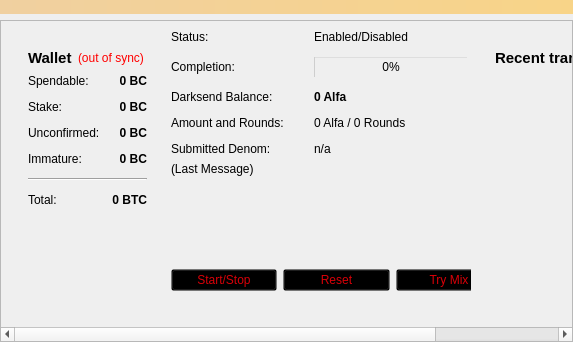
<?xml version="1.0" encoding="UTF-8"?>
<ui version="4.0">
 <class>OverviewPage</class>
 <widget class="QWidget" name="OverviewPage">
  <property name="geometry">
   <rect>
    <x>0</x>
    <y>0</y>
    <width>573</width>
    <height>342</height>
   </rect>
  </property>
  <property name="windowTitle">
   <string>Form</string>
  </property>
  <layout class="QVBoxLayout" name="topLayout">
<property name="leftMargin">
    <number>0</number>
   </property>
   <property name="topMargin">
    <number>0</number>
   </property>
   <property name="rightMargin">
    <number>0</number>
   </property>
   <property name="bottomMargin">
    <number>0</number>
   </property>
   <item>
    <widget class="QLabel" name="labelAlerts">
     <property name="visible">
      <bool>false</bool>
     </property>
     <property name="styleSheet">
      <string notr="true">background-color: qlineargradient(x1: 0, y1: 0, x2: 1, y2: 0, stop:0 #F0D0A0, stop:1 #F8D488);  color:#000000
</string>
     </property>
     <property name="wordWrap">
      <bool>true</bool>
     </property>
     <property name="margin">
      <number>3</number>
     </property>
    </widget>
   </item>
   <item>
<widget class="QScrollArea" name="scrollArea">
     <property name="widgetResizable">
      <bool>true</bool>
     </property>
     <widget class="QWidget" name="scrollAreaWidgetContents">
      <property name="geometry">
       <rect>
        <x>0</x>
        <y>0</y>
        <width>350</width>
        <height>500</height>
       </rect>
      </property>
    <layout class="QHBoxLayout" name="horizontalLayout" stretch="1,1">
     <item>
      <widget class="QWidget" name="columnOneWidget">
      
      <layout class="QVBoxLayout" name="verticalLayout_2">
       <item>
        <widget class="QWidget" name="widget" native="true">
         <layout class="QVBoxLayout" name="verticalLayout_4">
          <item>
           <layout class="QHBoxLayout" name="horizontalLayout_4">
            <item>
             <widget class="QLabel" name="label_5">
              <property name="font">
               <font>
                <pointsize>11</pointsize>
                <weight>75</weight>
                <bold>true</bold>
               </font>
              </property>
              <property name="text">
               <string>Wallet</string>
              </property>
             </widget>
            </item>
            <item>
             <widget class="QLabel" name="labelWalletStatus">
              <property name="toolTip">
               <string>The displayed information may be out of date. Your wallet automatically synchronizes with the Alfa network after a connection is established, but this process has not completed yet.</string>
              </property>
              <property name="styleSheet">
               <string notr="true">QLabel { color: red; }</string>
              </property>
              <property name="text">
               <string notr="true">(out of sync)</string>
              </property>
              <property name="alignment">
               <set>Qt::AlignLeading|Qt::AlignLeft|Qt::AlignVCenter</set>
              </property>
             </widget>
            </item>
            <item>
             <spacer name="horizontalSpacer_2">
              <property name="orientation">
               <enum>Qt::Horizontal</enum>
              </property>
              <property name="sizeHint" stdset="0">
               <size>
                <width>40</width>
                <height>20</height>
               </size>
              </property>
             </spacer>
            </item>
           </layout>
          </item>
          <item>
           <layout class="QFormLayout" name="formLayout_2">
            <property name="fieldGrowthPolicy">
             <enum>QFormLayout::AllNonFixedFieldsGrow</enum>
            </property>
            <property name="horizontalSpacing">
             <number>12</number>
            </property>
            <property name="verticalSpacing">
             <number>12</number>
            </property>
            <item row="0" column="0">
             <widget class="QLabel" name="label">
              <property name="text">
               <string>Spendable:</string>
              </property>
             </widget>
            </item>
            <item row="0" column="1">
             <widget class="QLabel" name="labelBalance">
              <property name="font">
               <font>
                <weight>75</weight>
                <bold>true</bold>
               </font>
              </property>
              <property name="cursor">
               <cursorShape>IBeamCursor</cursorShape>
              </property>
              <property name="toolTip">
               <string>Your current spendable balance</string>
              </property>
              <property name="text">
               <string notr="true">0 BC</string>
              </property>
              <property name="alignment">
               <set>Qt::AlignRight|Qt::AlignTrailing|Qt::AlignVCenter</set>
              </property>
              <property name="textInteractionFlags">
               <set>Qt::LinksAccessibleByMouse|Qt::TextSelectableByKeyboard|Qt::TextSelectableByMouse</set>
              </property>
             </widget>
            </item>
            <item row="1" column="0">
             <widget class="QLabel" name="label_6">
              <property name="text">
               <string>Stake:</string>
              </property>
             </widget>
            </item>
            <item row="1" column="1">
             <widget class="QLabel" name="labelStake">
              <property name="font">
               <font>
                <weight>75</weight>
                <bold>true</bold>
               </font>
              </property>
              <property name="cursor">
               <cursorShape>IBeamCursor</cursorShape>
              </property>
              <property name="toolTip">
               <string>Total of coins that was staked, and do not yet count toward the current balance</string>
              </property>
              <property name="text">
               <string notr="true">0 BC</string>
              </property>
              <property name="alignment">
               <set>Qt::AlignRight|Qt::AlignTrailing|Qt::AlignVCenter</set>
              </property>
              <property name="textInteractionFlags">
               <set>Qt::LinksAccessibleByMouse|Qt::TextSelectableByKeyboard|Qt::TextSelectableByMouse</set>
              </property>
             </widget>
            </item>
            <item row="2" column="0">
             <widget class="QLabel" name="label_3">
              <property name="text">
               <string>Unconfirmed:</string>
              </property>
             </widget>
            </item>
            <item row="2" column="1">
             <widget class="QLabel" name="labelUnconfirmed">
              <property name="font">
               <font>
                <weight>75</weight>
                <bold>true</bold>
               </font>
              </property>
              <property name="cursor">
               <cursorShape>IBeamCursor</cursorShape>
              </property>
              <property name="toolTip">
               <string>Total of transactions that have yet to be confirmed, and do not yet count toward the current balance</string>
              </property>
              <property name="text">
               <string notr="true">0 BC</string>
              </property>
              <property name="alignment">
               <set>Qt::AlignRight|Qt::AlignTrailing|Qt::AlignVCenter</set>
              </property>
              <property name="textInteractionFlags">
               <set>Qt::LinksAccessibleByMouse|Qt::TextSelectableByKeyboard|Qt::TextSelectableByMouse</set>
              </property>
             </widget>
            </item>
            <item row="3" column="0">
             <widget class="QLabel" name="labelImmatureText">
              <property name="text">
               <string>Immature:</string>
              </property>
             </widget>
            </item>
            <item row="3" column="1">
             <widget class="QLabel" name="labelImmature">
              <property name="font">
               <font>
                <weight>75</weight>
                <bold>true</bold>
               </font>
              </property>
              <property name="toolTip">
               <string>Mined balance that has not yet matured</string>
              </property>
              <property name="text">
               <string notr="true">0 BC</string>
              </property>
              <property name="alignment">
               <set>Qt::AlignRight|Qt::AlignTrailing|Qt::AlignVCenter</set>
              </property>
              <property name="textInteractionFlags">
               <set>Qt::LinksAccessibleByMouse|Qt::TextSelectableByKeyboard|Qt::TextSelectableByMouse</set>
              </property>
             </widget>
            </item>
            <item row="4" column="0" colspan="2">
             <widget class="Line" name="line">
              <property name="orientation">
               <enum>Qt::Horizontal</enum>
              </property>
             </widget>
            </item>
            <item row="5" column="0">
             <widget class="QLabel" name="labelTotalText">
              <property name="text">
               <string>Total:</string>
              </property>
             </widget>
            </item>
            <item row="5" column="1">
             <widget class="QLabel" name="labelTotal">
              <property name="font">
               <font>
                <weight>75</weight>
                <bold>true</bold>
               </font>
              </property>
              <property name="cursor">
               <cursorShape>IBeamCursor</cursorShape>
              </property>
              <property name="toolTip">
               <string>Your current total balance</string>
              </property>
              <property name="text">
               <string notr="true">0 BTC</string>
              </property>
              <property name="alignment">
               <set>Qt::AlignRight|Qt::AlignTrailing|Qt::AlignVCenter</set>
              </property>
              <property name="textInteractionFlags">
               <set>Qt::LinksAccessibleByMouse|Qt::TextSelectableByKeyboard|Qt::TextSelectableByMouse</set>
              </property>
             </widget>
            </item>
           </layout>
          </item>
         </layout>
        </widget>
       </item>
       <item>
        <spacer name="verticalSpacer">
         <property name="orientation">
          <enum>Qt::Vertical</enum>
         </property>
         <property name="sizeHint" stdset="0">
          <size>
           <width>20</width>
           <height>40</height>
          </size>
         </property>
        </spacer>
       </item>
      </layout>
     
</widget>
</item>
<item>
<widget class="QFrame" name="frameDarksend">
<property name="sizePolicy">
             <sizepolicy hsizetype="MinimumExpanding" vsizetype="MinimumExpanding">
              <horstretch>0</horstretch>
              <verstretch>0</verstretch>
             </sizepolicy>
            </property>
<property name="minimumSize">
             <size>
              <width>300</width>
              <height>261</height>
             </size>
            </property>
      <property name="styleSheet">
       <string notr="true">background:transparent;</string>
      </property>
      <property name="frameShape">
       <enum>QFrame::StyledPanel</enum>
      </property>
      <property name="frameShadow">
       <enum>QFrame::Raised</enum>
      </property>
      <widget class="QWidget" name="verticalLayoutWidget">
       <property name="geometry">
        <rect>
         <x>0</x>
         <y>0</y>
         <width>331</width>
         <height>261</height>
        </rect>
       </property>
       <layout class="QVBoxLayout" name="verticalLayout_5">
        <item>
         <layout class="QFormLayout" name="formLayout">
          <property name="fieldGrowthPolicy">
           <enum>QFormLayout::AllNonFixedFieldsGrow</enum>
          </property>
          <property name="horizontalSpacing">
           <number>30</number>
          </property>
          <property name="verticalSpacing">
           <number>12</number>
          </property>
          <item row="0" column="0">
           <widget class="QLabel" name="label_6">
            <property name="text">
             <string>Status:</string>
            </property>
           </widget>
          </item>
          <item row="0" column="1">
           <widget class="QLabel" name="darksendEnabled">
            <property name="styleSheet">
             <string notr="true">color: rgb(0, 0, 0);</string>
            </property>
            <property name="text">
             <string>Enabled/Disabled</string>
            </property>
           </widget>
          </item>
          <item row="1" column="0">
           <widget class="QLabel" name="label_7">
            <property name="styleSheet">
             <string notr="true">color: rgb(0, 0, 0);</string>
            </property>
            <property name="text">
             <string>Completion:</string>
            </property>
           </widget>
          </item>
          <item row="1" column="1">
           <widget class="QProgressBar" name="darksendProgress">
            <property name="maximumSize">
             <size>
              <width>154</width>
              <height>16777215</height>
             </size>
            </property>
            <property name="styleSheet">
             <string notr="true">background:transparent;</string>
            </property>
            <property name="value">
             <number>0</number>
            </property>
           </widget>
          </item>
          <item row="2" column="0">
           <widget class="QLabel" name="labelAnonymizedText">
            <property name="styleSheet">
             <string notr="true">color: rgb(0, 0, 0);</string>
            </property>
            <property name="text">
             <string>Darksend Balance:</string>
            </property>
           </widget>
          </item>
          <item row="2" column="1">
           <widget class="QLabel" name="labelAnonymized">
            <property name="font">
             <font>
              <weight>75</weight>
              <bold>true</bold>
             </font>
            </property>
            <property name="styleSheet">
             <string notr="true">color: rgb(0, 0, 0);</string>
            </property>
            <property name="text">
             <string>0 Alfa</string>
            </property>
           </widget>
          </item>
          <item row="3" column="0">
           <widget class="QLabel" name="label_8">
            <property name="styleSheet">
             <string notr="true">color: rgb(0, 0, 0);</string>
            </property>
            <property name="text">
             <string>Amount and Rounds:</string>
            </property>
           </widget>
          </item>
          <item row="3" column="1">
           <widget class="QLabel" name="labelAmountRounds">
            <property name="styleSheet">
             <string notr="true">color: rgb(0, 0, 0);</string>
            </property>
            <property name="text">
             <string>0 Alfa / 0 Rounds</string>
            </property>
           </widget>
          </item>
          <item row="4" column="0">
           <widget class="QLabel" name="label_9">
            <property name="styleSheet">
             <string notr="true">color: rgb(0, 0, 0);</string>
            </property>
            <property name="text">
             <string>Submitted Denom:</string>
            </property>
           </widget>
          </item>
          <item row="4" column="1">
           <widget class="QLabel" name="labelSubmittedDenom">
            <property name="statusTip">
             <string>The denominations you submitted to the Alfa Node. To mix, other users must submit the exact same denominations.</string>
            </property>
            <property name="styleSheet">
             <string notr="true">color: rgb(0, 0, 0);</string>
            </property>
            <property name="text">
             <string>n/a</string>
            </property>
           </widget>
          </item>
         </layout>
        </item>
        <item>
         <widget class="QLabel" name="darksendStatus">
          <property name="minimumSize">
           <size>
            <width>288</width>
            <height>43</height>
           </size>
          </property>
          <property name="styleSheet">
           <string notr="true">color: rgb(0, 0, 0);</string>
          </property>
          <property name="text">
           <string>(Last Message)</string>
          </property>
          <property name="alignment">
           <set>Qt::AlignLeading|Qt::AlignLeft|Qt::AlignTop</set>
          </property>
          <property name="wordWrap">
           <bool>true</bool>
          </property>
         </widget>
        </item>
        <item>
         <layout class="QHBoxLayout" name="horizontalLayout_2">
          <item>
           <widget class="QPushButton" name="toggleDarksend">
            <property name="sizePolicy">
             <sizepolicy hsizetype="MinimumExpanding" vsizetype="Fixed">
              <horstretch>0</horstretch>
              <verstretch>0</verstretch>
             </sizepolicy>
            </property>
            <property name="styleSheet">
             <string notr="true">color: rgb(217, 0, 7);</string>
            </property>
            <property name="text">
             <string>Start/Stop</string>
            </property>
           </widget>
          </item>
          <item>
           <widget class="QPushButton" name="darksendReset">
            <property name="sizePolicy">
             <sizepolicy hsizetype="MinimumExpanding" vsizetype="Fixed">
              <horstretch>0</horstretch>
              <verstretch>0</verstretch>
             </sizepolicy>
            </property>
            <property name="toolTip">
             <string>Reset the current status of Darksend (can interrupt Darksend if it's in the process of Mixing, which can cost you money!)</string>
            </property>
            <property name="autoFillBackground">
             <bool>false</bool>
            </property>
            <property name="styleSheet">
             <string notr="true">color: rgb(217, 0, 7);</string>
            </property>
            <property name="text">
             <string>Reset</string>
            </property>
           </widget>
          </item>
          <item>
           <widget class="QPushButton" name="darksendAuto">
            <property name="sizePolicy">
             <sizepolicy hsizetype="MinimumExpanding" vsizetype="Fixed">
              <horstretch>0</horstretch>
              <verstretch>0</verstretch>
             </sizepolicy>
            </property>
            <property name="toolTip">
             <string>Try to manually submit a Darksend request.</string>
            </property>
            <property name="styleSheet">
             <string notr="true">color: rgb(217, 0, 7);</string>
            </property>
            <property name="text">
             <string>Try Mix</string>
            </property>
           </widget>
          </item>
         </layout>
        </item>
       </layout>
      </widget>
     </widget>
</item>
<item>
<widget class="QWidget" name="columnTwoWidget">
      
      <layout class="QVBoxLayout" name="verticalLayout_3">
       <item>
        <widget class="QWidget" name="widget_2" native="true">
         <layout class="QVBoxLayout" name="verticalLayout">
          <item>
           <layout class="QHBoxLayout" name="horizontalLayout_2">
            <item>
             <widget class="QLabel" name="label_4">
              <property name="font">
               <font>
                <pointsize>11</pointsize>
                <weight>75</weight>
                <bold>true</bold>
               </font>
              </property>
              <property name="text">
               <string>&lt;b&gt;Recent transactions&lt;/b&gt;</string>
              </property>
             </widget>
            </item>
            <item>
             <widget class="QLabel" name="labelTransactionsStatus">
              <property name="toolTip">
               <string>The displayed information may be out of date. Your wallet automatically synchronizes with the Alfa network after a connection is established, but this process has not completed yet.</string>
              </property>
              <property name="styleSheet">
               <string notr="true">QLabel { color: red; }</string>
              </property>
              <property name="text">
               <string notr="true">(out of sync)</string>
              </property>
              <property name="alignment">
               <set>Qt::AlignRight|Qt::AlignTrailing|Qt::AlignVCenter</set>
              </property>
             </widget>
            </item>
            <item>
             <spacer name="horizontalSpacer">
              <property name="orientation">
               <enum>Qt::Horizontal</enum>
              </property>
              <property name="sizeHint" stdset="0">
               <size>
                <width>40</width>
                <height>20</height>
               </size>
              </property>
             </spacer>
            </item>
           </layout>
          </item>
          <item>
           <widget class="QListView" name="listTransactions">
            <property name="styleSheet">
             <string notr="true">QListView { background: transparent; }</string>
            </property>
            <property name="frameShape">
             <enum>QFrame::NoFrame</enum>
            </property>
            <property name="verticalScrollBarPolicy">
             <enum>Qt::ScrollBarAlwaysOff</enum>
            </property>
            <property name="horizontalScrollBarPolicy">
             <enum>Qt::ScrollBarAlwaysOff</enum>
            </property>
            <property name="selectionMode">
             <enum>QAbstractItemView::NoSelection</enum>
            </property>
           </widget>
          </item>
         </layout>
        </widget>
       </item>
      </layout>
     
</widget>
</item>
</layout>
</widget>
</widget>
   </item>
  </layout>
 </widget>
<customwidgets>
  <customwidget>
   <class>FlowLayout</class>
   <extends>QLayout</extends>
   <header>flowlayout.h</header>
   <container>1</container>
  </customwidget>
 </customwidgets>
 <resources/>
 <connections/>
</ui>
